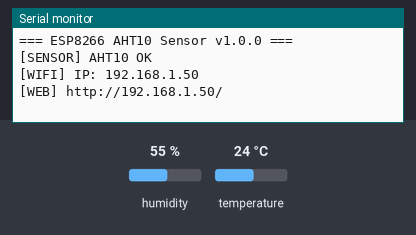
The program below on a simulated ESP8266 (NodeMCU). Parts: the last lines printed to the serial monitor. The inputs (shaded band) are chosen by the test bench; at power-on: humidity 55 %, temperature 24 °C. WiFi joins after 1.5 s; servers stay silent unless stated; storage starts empty; no MQTT or app messages arrive unless stated.

Above: at 2.7 s.
2.8 s: humidity set to 22 %
At 11.2 s:
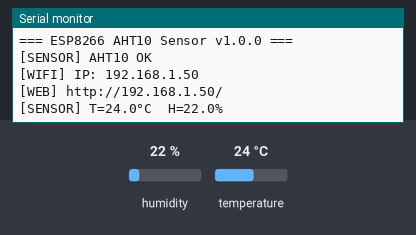
11.5 s: temperature set to 12 °C
13.0 s: humidity set to 40 %
At 20.3 s:
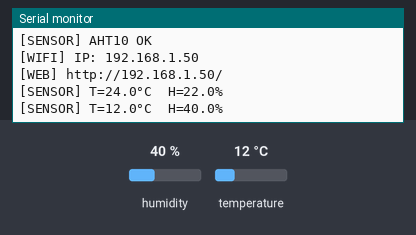

Measured:
- after the input at 2.8 s, the serial monitor: prints a new line after 7.2 s (image 1)
- after the input at 13.0 s, the serial monitor: prints a new line after 7.0 s (image 2)

The program:

main.cpp
```cpp
// ═══════════════════════════════════════════════════════════════════════════
// ESP8266 + AHT10 — Temperature & Humidity Sensor Node
// Reads AHT10 via I2C, publishes to HiveMQ Cloud MQTT (TLS)
// ═══════════════════════════════════════════════════════════════════════════

#include <Arduino.h>
#include <ESP8266WiFi.h>
#include <WiFiClientSecure.h>
#include <PubSubClient.h>
#include <ArduinoJson.h>
#include <WiFiManager.h>
#include <LittleFS.h>
#include <Wire.h>
#include <AHTxx.h>
#include <ESP8266httpUpdate.h>
#include <ESP8266WebServer.h>
#include <ESP8266HTTPUpdateServer.h>

// ─── Configuration ──────────────────────────────────────────────────────────
#define FW_VERSION       "1.0.0"
#define CONFIG_FILE      "/config.json"
#define AP_NAME          "ESP8266-AHT10-Setup"
#define AP_PASSWORD      "12345678"

#define PIN_BUTTON       0
#define LONG_PRESS_MS    5000
#define DEBOUNCE_MS      50

#define SENSOR_INTERVAL  10000   // Read sensor every 10 seconds
#define DISCOVERY_INTERVAL 30000
#define MQTT_RECONNECT_MS  5000

// ─── Global Objects ─────────────────────────────────────────────────────────
AHTxx aht10(AHTXX_ADDRESS_X38, AHT1x_SENSOR);

WiFiClientSecure wifiClient;
PubSubClient     mqttClient(wifiClient);

// Config
char mqttHost[128] = "";
uint16_t mqttPort = 8883;
char mqttUser[64] = "";
char mqttPass[64] = "";
char deviceId[32] = "";

// Topics
char topicState[64];
char topicStatus[64];
char topicOta[64];
char topicCmd[64];

// State
float temperature = 0.0;
float humidity    = 0.0;
bool  sensorOk   = false;

unsigned long lastSensorRead  = 0;
unsigned long lastDiscovery   = 0;
unsigned long lastReconnect   = 0;

// Button
bool buttonPressed = false;
unsigned long buttonDownTime = 0;
bool longPressHandled = false;

// Web Server
ESP8266WebServer webServer(80);
ESP8266HTTPUpdateServer httpUpdater;

// ─── Config Management ──────────────────────────────────────────────────────
bool loadConfig() {
    if (!LittleFS.begin()) { LittleFS.format(); LittleFS.begin(); }
    File f = LittleFS.open(CONFIG_FILE, "r");
    if (!f) return false;
    JsonDocument doc;
    if (deserializeJson(doc, f)) { f.close(); return false; }
    f.close();
    strlcpy(mqttHost, doc["host"] | "", sizeof(mqttHost));
    mqttPort = doc["port"] | 8883;
    strlcpy(mqttUser, doc["user"] | "", sizeof(mqttUser));
    strlcpy(mqttPass, doc["pass"] | "", sizeof(mqttPass));
    strlcpy(deviceId, doc["device_id"] | "", sizeof(deviceId));
    return strlen(mqttHost) > 0 && strlen(deviceId) > 0;
}

void saveConfig() {
    JsonDocument doc;
    doc["host"] = mqttHost; doc["port"] = mqttPort;
    doc["user"] = mqttUser; doc["pass"] = mqttPass;
    doc["device_id"] = deviceId;
    File f = LittleFS.open(CONFIG_FILE, "w");
    if (f) { serializeJson(doc, f); f.close(); }
}

void clearConfig() {
    LittleFS.remove(CONFIG_FILE);
    WiFi.disconnect(true);
    delay(500);
    ESP.restart();
}

// ─── MQTT ───────────────────────────────────────────────────────────────────
void buildTopics() {
    snprintf(topicState,  sizeof(topicState),  "v1/devices/%s/state",   deviceId);
    snprintf(topicStatus, sizeof(topicStatus), "v1/devices/%s/status",  deviceId);
    snprintf(topicOta,    sizeof(topicOta),    "v1/devices/%s/ota",     deviceId);
    snprintf(topicCmd,    sizeof(topicCmd),    "v1/devices/%s/command", deviceId);
}

void publishDiscovery() {
    JsonDocument doc;
    doc["id"] = deviceId; doc["type"] = "esp8266_aht10";
    doc["v"] = FW_VERSION;
    JsonArray feat = doc["features"].to<JsonArray>();
    feat.add("temperature"); feat.add("humidity");
    char buf[256]; serializeJson(doc, buf, sizeof(buf));
    mqttClient.publish("home/discovery", buf, false);
}

void publishState() {
    JsonDocument doc;
    doc["id"] = deviceId;
    doc["temperature"] = round(temperature * 10.0) / 10.0;
    doc["humidity"] = round(humidity * 10.0) / 10.0;
    doc["uptime"] = millis() / 1000;
    doc["rssi"] = WiFi.RSSI();
    char buf[256]; serializeJson(doc, buf, sizeof(buf));
    mqttClient.publish(topicState, buf, true);
}

void mqttCallback(char* topic, byte* payload, unsigned int len) {
    char json[512];
    memcpy(json, payload, min((unsigned int)511, len));
    json[min((unsigned int)511, len)] = '\0';

    JsonDocument doc;
    if (deserializeJson(doc, json)) return;

    if (strcmp(topic, topicOta) == 0) {
        const char* cmd = doc["cmd"];
        const char* url = doc["url"];
        if (cmd && strcmp(cmd, "ota") == 0 && url) {
            WiFiClient otaClient;
            ESPhttpUpdate.update(otaClient, url);
        }
    }
}

void mqttConnect() {
    if (mqttClient.connected()) return;
    unsigned long now = millis();
    if (now - lastReconnect < MQTT_RECONNECT_MS) return;
    lastReconnect = now;

    char lwt[64];
    snprintf(lwt, sizeof(lwt), "{\"id\":\"%s\",\"status\":\"offline\"}", deviceId);

    if (mqttClient.connect(deviceId, mqttUser, mqttPass, topicStatus, 1, true, lwt)) {
        char online[64];
        snprintf(online, sizeof(online), "{\"id\":\"%s\",\"status\":\"online\"}", deviceId);
        mqttClient.publish(topicStatus, online, true);
        mqttClient.subscribe(topicOta, 1);
        mqttClient.subscribe(topicCmd, 1);
        publishDiscovery();
    }
}

// ─── Provisioning ───────────────────────────────────────────────────────────
void startProvisioning() {
    WiFiManager wm;
    WiFiManagerParameter pHost("host", "HiveMQ Hostname", "", 128);
    WiFiManagerParameter pPort("port", "MQTT Port", "8883", 6);
    WiFiManagerParameter pUser("user", "MQTT Username", "", 64);
    WiFiManagerParameter pPass("pass", "MQTT Password", "", 64);
    WiFiManagerParameter pId("id", "Device ID", "", 32);
    wm.addParameter(&pHost); wm.addParameter(&pPort);
    wm.addParameter(&pUser); wm.addParameter(&pPass);
    wm.addParameter(&pId);
    wm.setConfigPortalTimeout(300);

    if (wm.startConfigPortal(AP_NAME, AP_PASSWORD)) {
        strlcpy(mqttHost, pHost.getValue(), sizeof(mqttHost));
        mqttPort = atoi(pPort.getValue()); if (!mqttPort) mqttPort = 8883;
        strlcpy(mqttUser, pUser.getValue(), sizeof(mqttUser));
        strlcpy(mqttPass, pPass.getValue(), sizeof(mqttPass));
        strlcpy(deviceId, pId.getValue(), sizeof(deviceId));
        saveConfig();
    } else {
        ESP.restart();
    }
}

// ═════════════════════════════════════════════════════════════════════════════
void setup() {
    Serial.begin(115200);
    Serial.println("\n=== ESP8266 AHT10 Sensor v" FW_VERSION " ===");

    pinMode(PIN_BUTTON, INPUT_PULLUP);

    // I2C + AHT10
    Wire.begin(4, 5); // SDA=GPIO4(D2), SCL=GPIO5(D1)
    sensorOk = aht10.begin();
    Serial.printf("[SENSOR] AHT10 %s\n", sensorOk ? "OK" : "FAILED");

    if (!loadConfig()) { startProvisioning(); }

    WiFi.mode(WIFI_STA); WiFi.begin();
    int tries = 0;
    while (WiFi.status() != WL_CONNECTED && tries++ < 40) delay(500);

    if (WiFi.status() != WL_CONNECTED) { startProvisioning(); return; }

    Serial.printf("[WIFI] IP: %s\n", WiFi.localIP().toString().c_str());

    buildTopics();
    wifiClient.setInsecure();
    mqttClient.setServer(mqttHost, mqttPort);
    mqttClient.setBufferSize(512);
    mqttClient.setCallback(mqttCallback);

    // Web server
    webServer.on("/", []() {
        unsigned long sec = millis() / 1000;
        unsigned long d = sec / 86400; sec %= 86400;
        unsigned long h = sec / 3600;  sec %= 3600;
        unsigned long m = sec / 60;    sec %= 60;
        String html = "<!DOCTYPE html><html><head><meta charset='utf-8'>"
            "<meta name='viewport' content='width=device-width,initial-scale=1'>"
            "<title>" + String(deviceId) + "</title>"
            "<style>body{font-family:sans-serif;margin:0;padding:20px;background:#f5f5f5}"
            ".card{background:#fff;border-radius:12px;padding:20px;margin:10px 0;box-shadow:0 2px 8px rgba(0,0,0,.1)}"
            "h1{color:#2e7d32;font-size:22px;margin:0 0 4px}.sub{color:#777;font-size:13px}"
            "table{width:100%;border-collapse:collapse;margin-top:10px}"
            "td{padding:8px 12px;border-bottom:1px solid #eee}td:first-child{font-weight:bold;color:#555;width:40%}"
            ".val{color:#1565c0;font-weight:bold;font-size:18px}"
            ".btn{display:inline-block;padding:12px 24px;background:#e65100;color:#fff;"
            "text-decoration:none;border-radius:8px;margin-top:16px;font-size:14px}"
            "</style></head><body>"
            "<div class='card'><h1>" + String(deviceId) + "</h1>"
            "<p class='sub'>ESP8266 AHT10 Sensor &bull; v" FW_VERSION "</p></div>"
            "<div class='card'><table>"
            "<tr><td>Temperature</td><td class='val'>" + String(temperature, 1) + " &deg;C</td></tr>"
            "<tr><td>Humidity</td><td class='val'>" + String(humidity, 1) + " %</td></tr>"
            "<tr><td>Sensor</td><td>" + String(sensorOk ? "OK" : "Error") + "</td></tr>"
            "<tr><td>WiFi RSSI</td><td>" + String(WiFi.RSSI()) + " dBm</td></tr>"
            "<tr><td>IP Address</td><td>" + WiFi.localIP().toString() + "</td></tr>"
            "<tr><td>Uptime</td><td>" + String(d) + "d " + String(h) + "h " + String(m) + "m " + String(sec) + "s</td></tr>"
            "</table></div>"
            "<a class='btn' href='/ota'>Firmware Update</a></body></html>";
        webServer.send(200, "text/html", html);
    });
    webServer.on("/ota", []() {
        String html = "<!DOCTYPE html><html><head><meta charset='utf-8'>"
            "<meta name='viewport' content='width=device-width,initial-scale=1'>"
            "<title>OTA - " + String(deviceId) + "</title>"
            "<style>body{font-family:sans-serif;margin:0;padding:20px;background:#f5f5f5}"
            ".card{background:#fff;border-radius:12px;padding:20px;margin:10px 0;box-shadow:0 2px 8px rgba(0,0,0,.1)}"
            "h1{color:#e65100;font-size:20px}"
            ".btn{padding:12px 24px;background:#e65100;color:#fff;border:none;border-radius:8px;font-size:14px;cursor:pointer}"
            ".back{display:inline-block;margin-top:16px;color:#1565c0;text-decoration:none}"
            "</style></head><body><div class='card'><h1>Firmware Update</h1>"
            "<p>Current: v" FW_VERSION "</p>"
            "<form method='POST' action='/update' enctype='multipart/form-data'>"
            "<input type='file' name='update' accept='.bin'><br><br>"
            "<button type='submit' class='btn'>Upload &amp; Update</button></form></div>"
            "<a class='back' href='/'>&larr; Back</a></body></html>";
        webServer.send(200, "text/html", html);
    });
    httpUpdater.setup(&webServer, "/update");
    webServer.begin();
    Serial.printf("[WEB] http://%s/\n", WiFi.localIP().toString().c_str());
}

void loop() {
    // Button: long press = factory reset
    bool btn = (digitalRead(PIN_BUTTON) == LOW);
    if (btn && !buttonPressed) { buttonPressed = true; buttonDownTime = millis(); longPressHandled = false; }
    if (btn && buttonPressed && !longPressHandled && (millis() - buttonDownTime >= LONG_PRESS_MS)) {
        longPressHandled = true; clearConfig();
    }
    if (!btn && buttonPressed) buttonPressed = false;

    mqttConnect();
    mqttClient.loop();
    webServer.handleClient();

    unsigned long now = millis();

    // Read sensor
    if (now - lastSensorRead >= SENSOR_INTERVAL && sensorOk) {
        lastSensorRead = now;
        float t = aht10.readTemperature();
        float h = aht10.readHumidity();
        if (t != AHTXX_ERROR && h != AHTXX_ERROR) {
            temperature = t; humidity = h;
            Serial.printf("[SENSOR] T=%.1f°C  H=%.1f%%\n", temperature, humidity);
            publishState();
        }
    }

    // Periodic discovery
    if (now - lastDiscovery >= DISCOVERY_INTERVAL) {
        lastDiscovery = now;
        if (mqttClient.connected()) publishDiscovery();
    }
}
```
